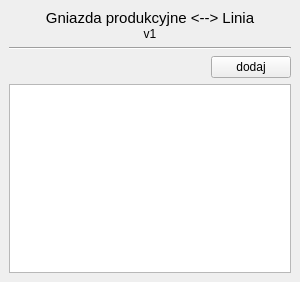
<?xml version="1.0" encoding="UTF-8"?>
<ui version="4.0">
 <class>Form</class>
 <widget class="QWidget" name="Form">
  <property name="geometry">
   <rect>
    <x>0</x>
    <y>0</y>
    <width>300</width>
    <height>282</height>
   </rect>
  </property>
  <property name="windowTitle">
   <string>Form</string>
  </property>
  <layout class="QGridLayout" name="gridLayout">
   <property name="leftMargin">
    <number>0</number>
   </property>
   <property name="topMargin">
    <number>0</number>
   </property>
   <property name="rightMargin">
    <number>0</number>
   </property>
   <property name="bottomMargin">
    <number>0</number>
   </property>
   <property name="spacing">
    <number>0</number>
   </property>
   <item row="0" column="0">
    <widget class="QWidget" name="widget" native="true">
     <layout class="QVBoxLayout" name="verticalLayout_3">
      <item>
       <widget class="QWidget" name="widget_2" native="true">
        <layout class="QVBoxLayout" name="verticalLayout">
         <property name="spacing">
          <number>0</number>
         </property>
         <property name="leftMargin">
          <number>0</number>
         </property>
         <property name="topMargin">
          <number>0</number>
         </property>
         <property name="rightMargin">
          <number>0</number>
         </property>
         <property name="bottomMargin">
          <number>0</number>
         </property>
         <item>
          <widget class="QLabel" name="label">
           <property name="font">
            <font>
             <pointsize>11</pointsize>
            </font>
           </property>
           <property name="text">
            <string>Gniazda produkcyjne &lt;--&gt; Linia</string>
           </property>
           <property name="alignment">
            <set>Qt::AlignCenter</set>
           </property>
          </widget>
         </item>
         <item>
          <widget class="QLabel" name="label_2">
           <property name="text">
            <string>v1</string>
           </property>
           <property name="alignment">
            <set>Qt::AlignCenter</set>
           </property>
          </widget>
         </item>
        </layout>
       </widget>
      </item>
      <item>
       <widget class="Line" name="line">
        <property name="orientation">
         <enum>Qt::Horizontal</enum>
        </property>
       </widget>
      </item>
      <item>
       <widget class="QWidget" name="widget_3" native="true">
        <layout class="QHBoxLayout" name="horizontalLayout">
         <property name="spacing">
          <number>0</number>
         </property>
         <property name="leftMargin">
          <number>0</number>
         </property>
         <property name="topMargin">
          <number>0</number>
         </property>
         <property name="rightMargin">
          <number>0</number>
         </property>
         <property name="bottomMargin">
          <number>0</number>
         </property>
         <item>
          <spacer name="horizontalSpacer">
           <property name="orientation">
            <enum>Qt::Horizontal</enum>
           </property>
           <property name="sizeHint" stdset="0">
            <size>
             <width>204</width>
             <height>20</height>
            </size>
           </property>
          </spacer>
         </item>
         <item>
          <widget class="QPushButton" name="btn_zapisz">
           <property name="text">
            <string>dodaj</string>
           </property>
          </widget>
         </item>
        </layout>
       </widget>
      </item>
      <item>
       <widget class="QTableWidget" name="tab_dane"/>
      </item>
     </layout>
    </widget>
   </item>
  </layout>
 </widget>
 <resources/>
 <connections/>
</ui>
